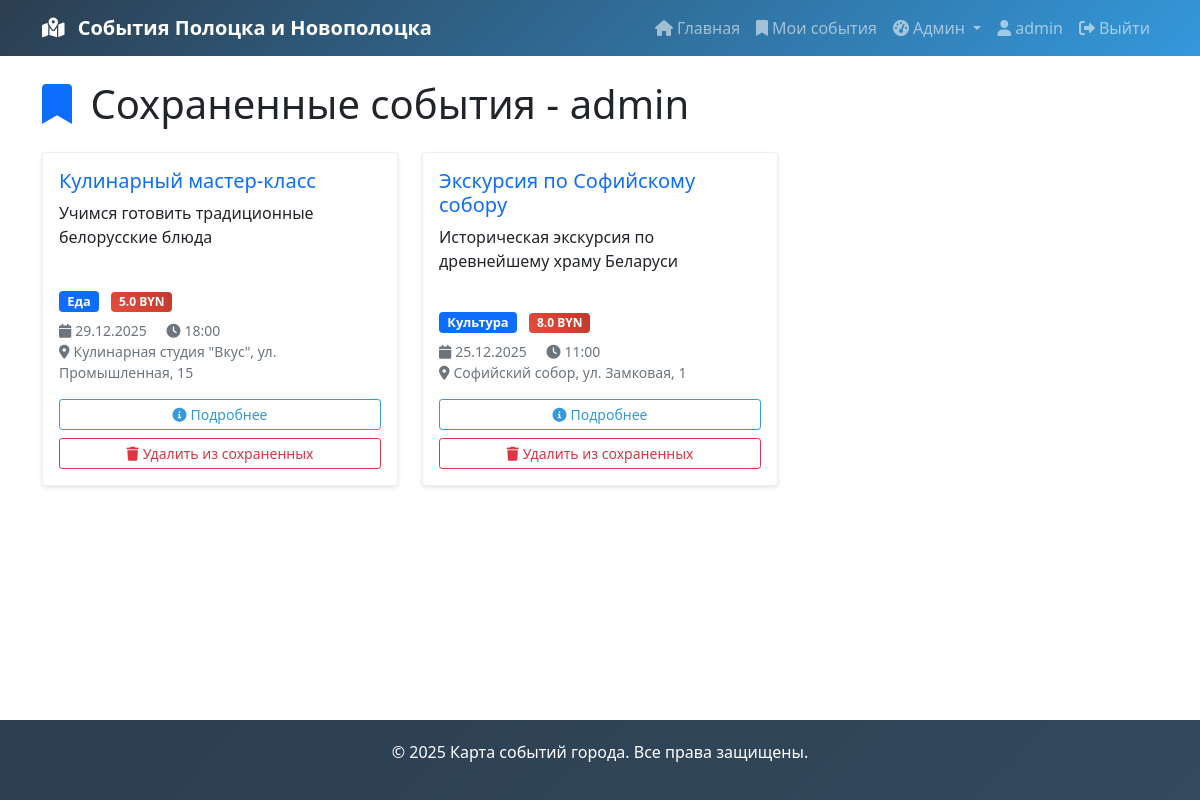
Page /saved_events/admin (signed in) on the committed database.
### app.py (models this page shows, shortened)
class User(db.Model):
    id = db.Column(db.Integer, primary_key=True)
    username = db.Column(db.String(80), unique=True, nullable=False)
    email = db.Column(db.String(120), unique=True, nullable=False)
    password_hash = db.Column(db.String(128), nullable=False)
    interests = db.Column(db.String(200), nullable=True)
    is_active = db.Column(db.Boolean, default=True, nullable=False)
    created_at = db.Column(db.DateTime, default=belarus_now)
    reviews = db.relationship('Review', backref='user', lazy=True, cascade='all, delete-orphan')
    saved_events = db.relationship('SavedEvent', backref='user', lazy=True, cascade='all, delete-orphan')

class Event(db.Model):
    id = db.Column(db.Integer, primary_key=True)
    title = db.Column(db.String(200), nullable=False)
    description = db.Column(db.Text, nullable=False)
    date = db.Column(db.Date, nullable=False)
    time = db.Column(db.Time, nullable=False)
    location = db.Column(db.String(200), nullable=False)
    latitude = db.Column(db.Float, nullable=False)
    longitude = db.Column(db.Float, nullable=False)
    category = db.Column(db.String(50), nullable=False)
    interests = db.Column(db.String(200), nullable=False)
    price = db.Column(db.Float, default=0.0)
    max_participants = db.Column(db.Integer)
    created_at = db.Column(db.DateTime, default=belarus_now)
    reviews = db.relationship('Review', backref='event', lazy=True, cascade='all, delete-orphan')
    saved_events = db.relationship('SavedEvent', backref='event', lazy=True, cascade='all, delete-orphan')

### app.py (the view)
@app.route('/saved_events/<username>')
@login_required
def saved_events(username):
    user = User.query.filter_by(username=username).first()
    if not user:
        flash('Пользователь не найден!')
        return redirect(url_for('index'))
    if user.id != session['user_id']:
        flash('У вас нет доступа к этим событиям!')
        return redirect(url_for('index'))
    saved_events = SavedEvent.query.filter_by(user_id=user.id).order_by(SavedEvent.saved_at.desc()).all()
    events = [saved.event for saved in saved_events]
    return render_template('saved_events.html', events=events, username=username)

### app.py (called while the page is built)
def login_required(f):
    @wraps(f)
    def decorated_function(*args, **kwargs):
        if 'user_id' not in session:
            flash('Пожалуйста, войдите в систему для доступа к этой странице.', 'warning')
            return redirect(url_for('login'))
        user = db.session.get(User, session.get('user_id'))
        if user and (not hasattr(user, 'is_active') or not user.is_active):
            session.clear()
            flash('Ваш аккаунт заблокирован! Обратитесь к администратору.', 'error')
            log_event('WARNING', f'Попытка доступа заблокированным пользователем: {user.username if user else "unknown"}', user.id if user else None, request)
            return redirect(url_for('login'))
        return f(*args, **kwargs)
    return decorated_function

### templates/saved_events.html (shortened to what this page needs)
{% extends "base.html" %}
{% block content %}
<div class="row">
    <div class="col-12">
        <h1 class="mb-4">
            <i class="fas fa-bookmark text-primary me-2"></i>
            Сохраненные события - {{ username }}
        </h1>
        {% if events %}
        <div class="row">
            {% for event in events %}
            <div class="col-md-6 col-lg-4 mb-4">
                <div class="card event-card h-100">
                    <div class="card-body d-flex flex-column">
                        <h5 class="card-title">
                            <a href="/event/{{ event.id }}" class="text-decoration-none">
                                {{ event.title }}
                            </a>
                        </h5>
                        <p class="card-text flex-grow-1">{{ event.description[:100] }}{% if event.description|length > 100 %}...{% endif %}</p>
                        <div class="mb-2">
                            <span class="badge bg-primary category-badge me-2">{{ event.category }}</span>
                            {% if event.price > 0 %}
                            <span class="badge price-badge">{{ event.price }} BYN</span>
                            {% else %}
                            <span class="badge free-badge">Бесплатно</span>
                            {% endif %}
                        </div>
                        <div class="text-muted small mb-3">
                            <i class="fas fa-calendar me-1"></i>{{ event.date.strftime('%d.%m.%Y') }}
                            <i class="fas fa-clock ms-3 me-1"></i>{{ event.time.strftime('%H:%M') }}
                            <br>
                            <i class="fas fa-map-marker-alt me-1"></i>{{ event.location }}
                        </div>
                        <div class="mt-auto">
                            <div class="d-grid gap-2">
                                <a href="/event/{{ event.id }}" class="btn btn-outline-primary btn-sm">
                                    <i class="fas fa-info-circle me-1"></i>Подробнее
                                </a>
                                <button class="btn btn-outline-danger btn-sm" onclick="unsaveEvent({{ event.id }})">
                                    <i class="fas fa-trash me-1"></i>Удалить из сохраненных
                                </button>
                            </div>
                        </div>
                    </div>
                </div>
            </div>
            {% endfor %}
        </div>
        {% endif %}
    </div>
</div>
{% endblock %}

### templates/base.html (shortened to what this page needs)
<!DOCTYPE html>
<html lang="ru">
<head>
    <link href="https://cdn.jsdelivr.net/npm/bootstrap@5.1.3/dist/css/bootstrap.min.css" rel="stylesheet">
    <link href="https://cdnjs.cloudflare.com/ajax/libs/font-awesome/6.0.0/css/all.min.css" rel="stylesheet">
    <link rel="stylesheet" href="https://unpkg.com/leaflet@1.9.4/dist/leaflet.css" />
</head>
<body>
    <nav class="navbar navbar-expand-lg navbar-dark" style="background: linear-gradient(135deg, #2c3e50, #3498db);">
        <div class="container">
            <a class="navbar-brand" href="{{ url_for('index') }}">
                <i class="fas fa-map-marked-alt me-2"></i>
                События Полоцка и Новополоцка
            </a>
            <div class="collapse navbar-collapse" id="navbarNav">
                <ul class="navbar-nav ms-auto">
                    <li class="nav-item">
                        <a class="nav-link" href="{{ url_for('index') }}">
                            <i class="fas fa-home me-1"></i>Главная
                        </a>
                    </li>
                    {% if session.user_id %}
                    <li class="nav-item">
                        <a class="nav-link" href="{{ url_for('saved_events', username=session.username) }}">
                            <i class="fas fa-bookmark me-1"></i>Мои события
                        </a>
                    </li>
                    {% if session.username == 'admin' %}
                    <li class="nav-item dropdown">
                        <a class="nav-link dropdown-toggle" href="#" id="adminDropdown" role="button" data-bs-toggle="dropdown" aria-expanded="false">
                            <i class="fas fa-tachometer-alt me-1"></i>Админ
                        </a>
                    </li>
                    {% endif %}
                    <li class="nav-item">
                        <a class="nav-link" href="{{ url_for('profile') }}">
                            <i class="fas fa-user me-1"></i>{{ session.username }}
                        </a>
                    </li>
                    <li class="nav-item">
                        <a class="nav-link" href="{{ url_for('logout') }}">
                            <i class="fas fa-sign-out-alt me-1"></i>Выйти
                        </a>
                    </li>
                    {% endif %}
                </ul>
            </div>
        </div>
    </nav>
    <main class="container mt-4">
        {% block content %}{% endblock %}
    </main>
    <footer class="footer">
        <div class="container text-center">
            <p>&copy; 2025 Карта событий города. Все права защищены.</p>
        </div>
    </footer>
</body>
</html>

### templates/base.html (style rules this page uses)
.navbar-brand { font-weight: bold; }
.event-card { transition: transform 0.2s; margin-bottom: 20px; }
.category-badge { font-size: 0.8em; }
.price-badge { background: linear-gradient(45deg, #e74c3c, #c0392b); color: white; }
.footer { background: linear-gradient(135deg, #2c3e50, #34495e); color: white; padding: 20px 0; margin-top: auto; }
body { display: flex; flex-direction: column; min-height: 100vh; }
main { flex: 1; }
.btn-outline-primary { color: #3498db; border-color: #3498db; }
.card { border: 1px solid #ecf0f1; box-shadow: 0 2px 4px rgba(0,0,0,0.1); }

### rows in the picture
User: username "admin"
Event: title "Кулинарный мастер-класс", description "Учимся готовить традиционные белорусские блюда", category "Еда", price "5.0", date "29.12.2025", time "18:00", location "Кулинарная студия \"Вкус\", ул. Промышленная, 15"
Event: title "Экскурсия по Софийскому собору", description "Историческая экскурсия по древнейшему храму Беларуси", category "Культура", price "8.0", date "25.12.2025", time "11:00", location "Софийский собор, ул. Замковая, 1"
